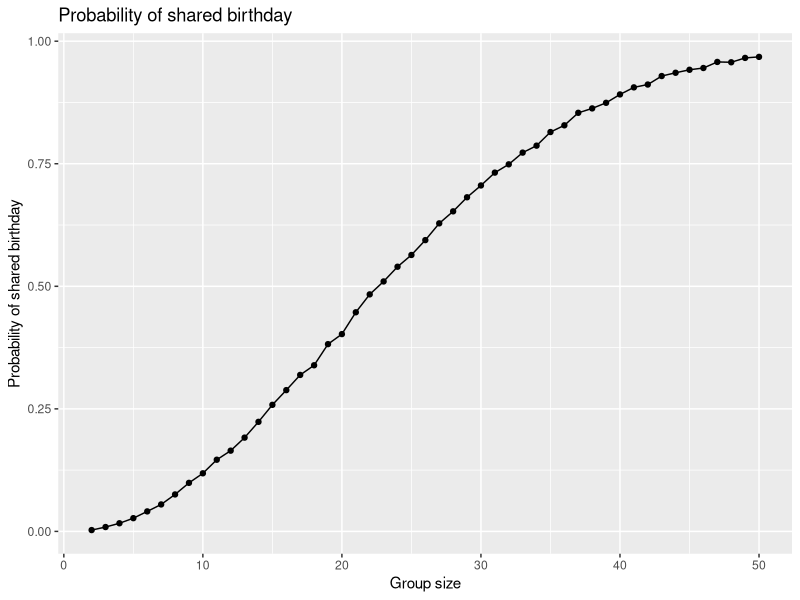

Here is the R script that generated this plot: (Note: this script raises an error after producing the figure.)
## ---- chunk 1
library(tidyverse)
## ---- chunk 2
bdays = sample(1:365, 25, replace = TRUE)

length(unique(bdays)) < 25
## ---- chunk 3
bday = function(n) {
  if (!is.numeric(n)) {
    stop("n must be numerical")
  } else if (n<2) {
    stop("group has at least 2 ppl")
  }
  
  bdays = sample (1:365, n, replace = TRUE)
  
  any(duplicated(bdays))
}

bday(10)
bday(50)
## ---- chunk 4
bday_function_df =
  expand.grid(
    group_size = 2:50,
    iter = 1:10000
  ) |>
  mutate(
    shared = map_lgl(group_size, bday)
  )

prob_df =
  bday_function_df |>
  group_by(group_size) |>
  summarise(prob_shared = mean(shared))
## ---- chunk 5
prob_df |>
  ggplot(aes(x = group_size, y = prob_shared)) +
  geom_point() +
  geom_line() +
  labs(
    title = "Probability of shared birthday",
    x = "Group size",
    y = "Probability of shared birthday"
  )
## ---- chunk 6
data_df = "data/data/"

participant_df =
  tibble(
    files = list.files(data_df),
    path = str_c(data_df, files)
  ) |>
  mutate(data = map(path, read_csv)) |>
  unnest(cols = data)
## ---- chunk 7
tidy_df =
  participant_df |>
  mutate(
    files = str_replace(files, ".csv", ""),
    arm = str_sub(files, 1,3)
  ) |>
  pivot_longer(
    week_1:week_8,
    names_to = "week",
    values_to = "outcome",
    names_prefix = "week_"
  ) |>
  mutate(week = as.numeric(week))|>
  select(arm, subj = files,week, outcome)
## ---- chunk 8
tidy_df |>
  ggplot(aes(x = week, y = outcome, group = subj, color = arm)) +
  geom_point() +
  geom_path() +
  facet_grid(~arm) +
  labs(
    title = "Outcome of each participant over time",
    x = "Week",
    y = "Outcome",
    color = "Arm"
  )
